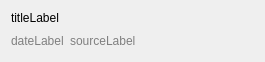
<?xml version="1.0" encoding="UTF-8"?>
<ui version="4.0">
 <class>Form</class>
 <widget class="QWidget" name="Form">
  <property name="geometry">
   <rect>
    <x>0</x>
    <y>0</y>
    <width>265</width>
    <height>60</height>
   </rect>
  </property>
  <property name="windowTitle">
   <string>Form</string>
  </property>
  <layout class="QVBoxLayout" name="verticalLayout">
   <item>
    <widget class="QLabel" name="titleLabel">
     <property name="font">
      <font>
       <pointsize>9</pointsize>
      </font>
     </property>
     <property name="text">
      <string>titleLabel</string>
     </property>
    </widget>
   </item>
   <item>
    <layout class="QHBoxLayout" name="horizontalLayout">
     <property name="spacing">
      <number>6</number>
     </property>
     <item>
      <widget class="QLabel" name="dateLabel">
       <property name="layoutDirection">
        <enum>Qt::LeftToRight</enum>
       </property>
       <property name="styleSheet">
        <string notr="true">color: grey;</string>
       </property>
       <property name="text">
        <string>dateLabel</string>
       </property>
      </widget>
     </item>
     <item>
      <widget class="QLabel" name="sourceLabel">
       <property name="layoutDirection">
        <enum>Qt::LeftToRight</enum>
       </property>
       <property name="styleSheet">
        <string notr="true">color: grey;</string>
       </property>
       <property name="text">
        <string>sourceLabel</string>
       </property>
      </widget>
     </item>
     <item>
      <spacer name="horizontalSpacer">
       <property name="orientation">
        <enum>Qt::Horizontal</enum>
       </property>
       <property name="sizeHint" stdset="0">
        <size>
         <width>40</width>
         <height>20</height>
        </size>
       </property>
      </spacer>
     </item>
    </layout>
   </item>
  </layout>
 </widget>
 <resources/>
 <connections/>
</ui>
